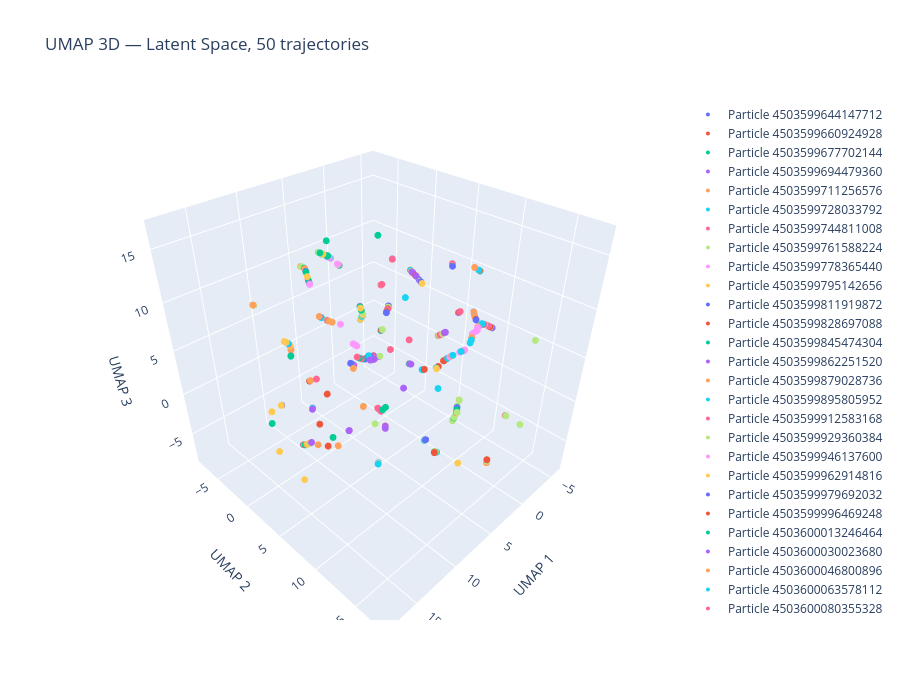

This figure's notebook cell:
### Code cell
# === 3D UMAP (interactive plotly) ===
from umap import UMAP
import plotly.graph_objects as go

k = 50  # number of trajectories to plot
selected_pids = unique_pids[:k]
selected_set = set(selected_pids.tolist())
fmask = np.array([pid in selected_set for pid in particle_ids])
emb_k = emb_np[fmask]
pids_k = particle_ids[fmask]

umap_3d = UMAP(n_components=3, metric='euclidean', n_neighbors=3, min_dist=0.01, random_state=42)
emb_umap_3d = umap_3d.fit_transform(emb_k)

fig = go.Figure()
for pid in selected_pids:
    mask = pids_k == pid
    fig.add_trace(go.Scatter3d(
        x=emb_umap_3d[mask, 0], y=emb_umap_3d[mask, 1], z=emb_umap_3d[mask, 2],
        mode='markers',
        marker=dict(size=4),
        name=f'Particle {pid}',
    ))

fig.update_layout(
    title=f'UMAP 3D — Latent Space, {k} trajectories',
    scene=dict(xaxis_title='UMAP 1', yaxis_title='UMAP 2', zaxis_title='UMAP 3'),
    width=900, height=700,
)
fig.show()
